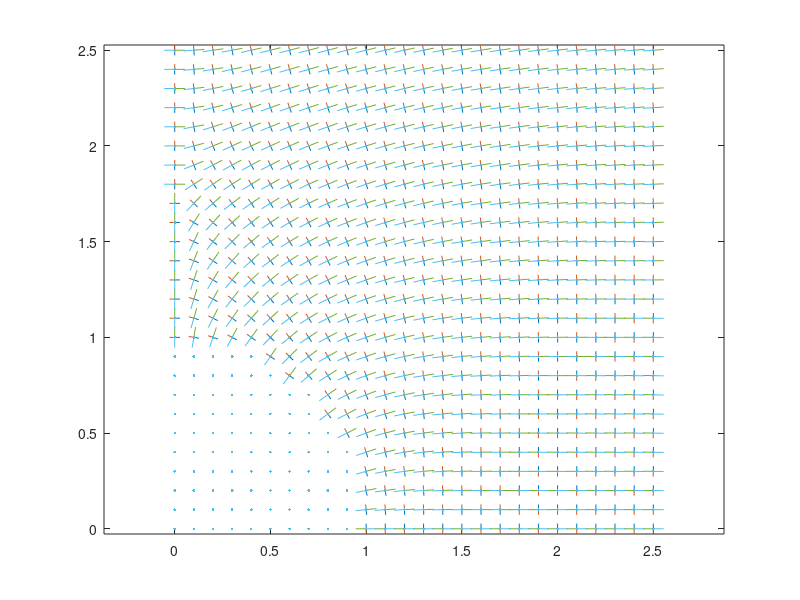

Source code (MATLAB):
% fig_06_37 of Pollard and Fletcher (2005)
% plot stress trajectories for circular hole in infinite plaste
% biaxial remote stress
% Jaeger and Cook (1979)

clear all, clf reset; close all

ri = 1; sH = 150; sh = 100; pm = 175;

x = linspace(0,2.5,26)+eps; y = linspace(0,2.5,26);
[X,Y] = meshgrid(x,y);
[TH,R] = cart2pol(X,Y);

ST = sin(TH); S2T = sin(2*TH); ST2 = ST.^2; 
CT = cos(TH); C2T = cos(2*TH); CT2 = CT.^2;
R2 = (ri./R).^2; R4 = R2.^2;

% Polar stress components
SRR = -(0.5*(sH+sh)*(1-R2))-(pm*R2)-(0.5*(sH-sh)*((1-4*R2+3*R4).*C2T));
STT = -(0.5*(sH+sh)*(1+R2))+(pm*R2)+(0.5*(sH-sh)*((1+3*R4).*C2T));
SRT = 0.5*(sH-sh)*((1+2*R2-3*R4).*S2T);
SRR(find(R<1)) = nan; STT(find(R<1)) = nan; SRT(find(R<1)) = nan;

% Cartesian stress components
SXX = SRR.*CT2+STT.*ST2-2*SRT.*CT.*ST;
SYY = SRR.*ST2+STT.*CT2+2*SRT.*CT.*ST;
SXY = (SRR-STT).*CT.*ST+SRT.*(CT2-ST2);

% Principal stress trajectories
G1 = 0.5*atan2(2*SXY, SXX-SYY); G1(find(R<1))=nan;
U1 = cos(G1); V1 = sin(G1);
quiver(X,Y,U1,V1,0.2,'.'), axis equal, hold on
G1 = G1+pi/2; U1 = cos(G1); V1 = sin(G1);
quiver(X,Y,U1,V1,0.4,'.')
G1 = G1+pi/2; U1 = cos(G1); V1 = sin(G1);
quiver(X,Y,U1,V1,0.2,'.')
G1 = G1+pi/2; U1 = cos(G1); V1 = sin(G1);
quiver(X,Y,U1,V1,0.4,'.')
